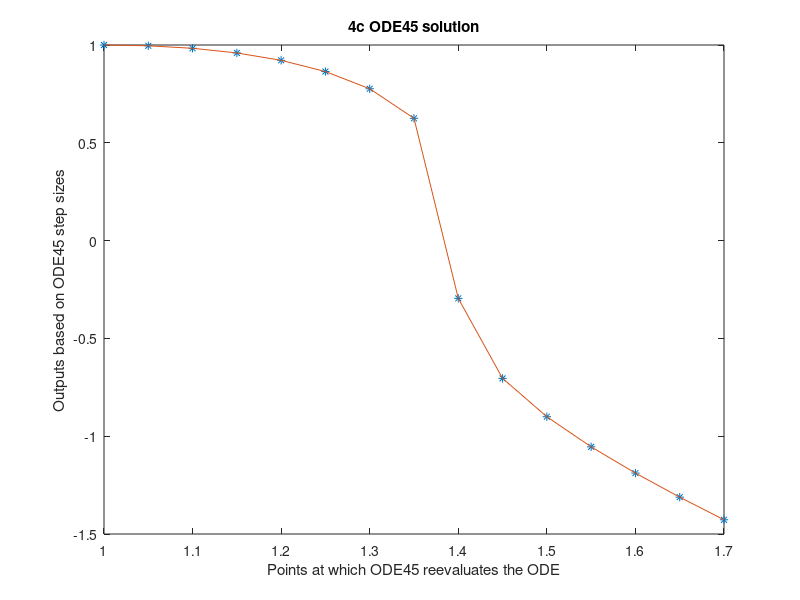

The MATLAB script that drew this image:
% c. ode45
%
odefun = @(t, y)  y./t - t.^2./y.^2;  
tspan = [1 , 1.7];
%x = linspace(1 , 1.7);
y0 = 1;
[T , Y] = ode45(odefun , tspan , y0);
%x = linspace(1 , 1.7 , length(T));
x = 1:0.05:1.7;
yy = spline(T , Y , x);
plot(x , yy , '*', x, yy, '-')
title('4c ODE45 solution')
xlabel('Points at which ODE45 reevaluates the ODE')
ylabel('Outputs based on ODE45 step sizes')
steps = length(T) - 1 % need to subtract 1 for the initial value

